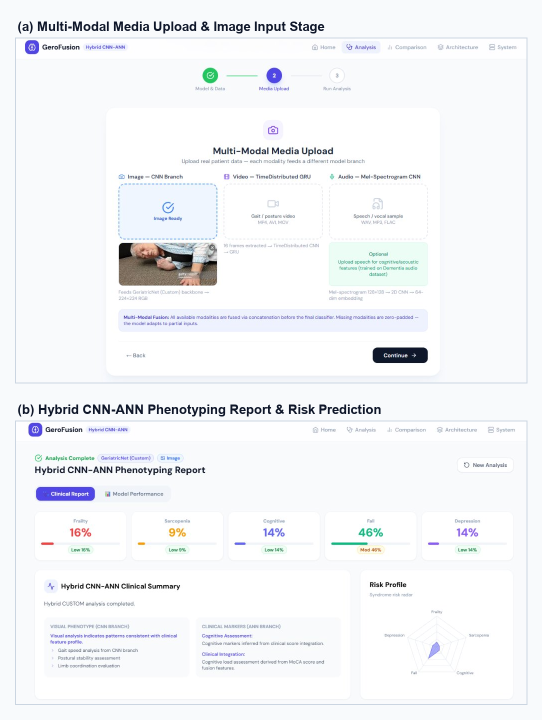
#> input picture output/report_figures/Figure_17_Image_Input_and_Prediction_Output_Stacked.png, 1084 x 1439 px, given in place of media_1794302806530_a050a2ec.jpg, which was not available (shown at 1/2 size)
$ python merge_fig17.py
#> lines starting #> are read from the running program, lines starting #| are printed output that depends on the picture
import os
from PIL import Image, ImageDraw, ImageFont

p1 = r'C:/Users/manis/.gemini/antigravity/brain/c8b79036-5d21-4dbb-a11a-70ffad0dbf5e/.user_uploaded/media_1794302806530_a050a2ec.jpg'
p2 = r'C:/Users/manis/.gemini/antigravity/brain/c8b79036-5d21-4dbb-a11a-70ffad0dbf5e/.user_uploaded/media_1794302816035_7e2db494.jpg'

im1 = Image.open(p1).convert('RGB')
#> im1 is the input picture: PIL image 1084x1439 RGB; mean R, G, B 243.2, 244.7, 247.1
im2 = Image.open(p2).convert('RGB')
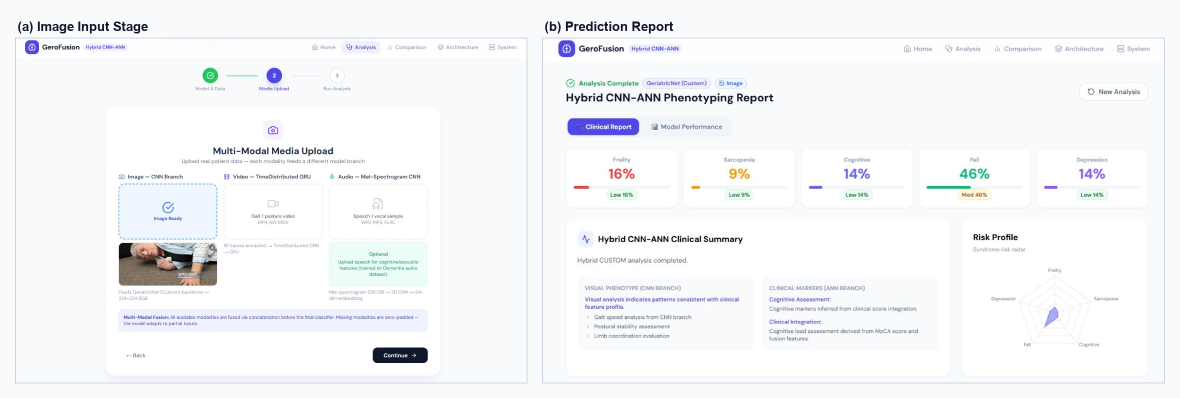
#> input picture output/report_figures/Figure_17_Image_Input_and_Prediction_Output_SideBySide.png, 2359 x 796 px, given in place of media_1794302816035_7e2db494.jpg, which was not available (shown at 1/2 size)
#> im2 is the input picture: PIL image 2359x796 RGB; mean R, G, B 244.6, 245.9, 248.3

# Try to load Arial or default font
font_large = None
font_sub = None
try:
    font_large = ImageFont.truetype("arialbd.ttf", 26)
    font_sub = ImageFont.truetype("arial.ttf", 20)
except:
    font_large = ImageFont.load_default()
    font_sub = ImageFont.load_default()

# -------------------------------------------------------------------------
# 1. STACKED COMPOSITE (Top / Bottom) - Highly Recommended for Journals
# -------------------------------------------------------------------------
padding = 30
header_h = 45
w = 1024
total_w = w + (padding * 2)
total_h = padding + header_h + im1.height + padding + header_h + im2.height + padding
#> total_h = 2415

stacked = Image.new('RGB', (total_w, total_h), color=(248, 250, 252)) # #f8fafc slate bg
draw_s = ImageDraw.Draw(stacked)

# Draw Panel (a)
y_a = padding
draw_s.text((padding + 5, y_a + 8), "(a) Multi-Modal Media Upload & Image Input Stage", font=font_large, fill=(15, 23, 42))
stacked.paste(im1, (padding, y_a + header_h))
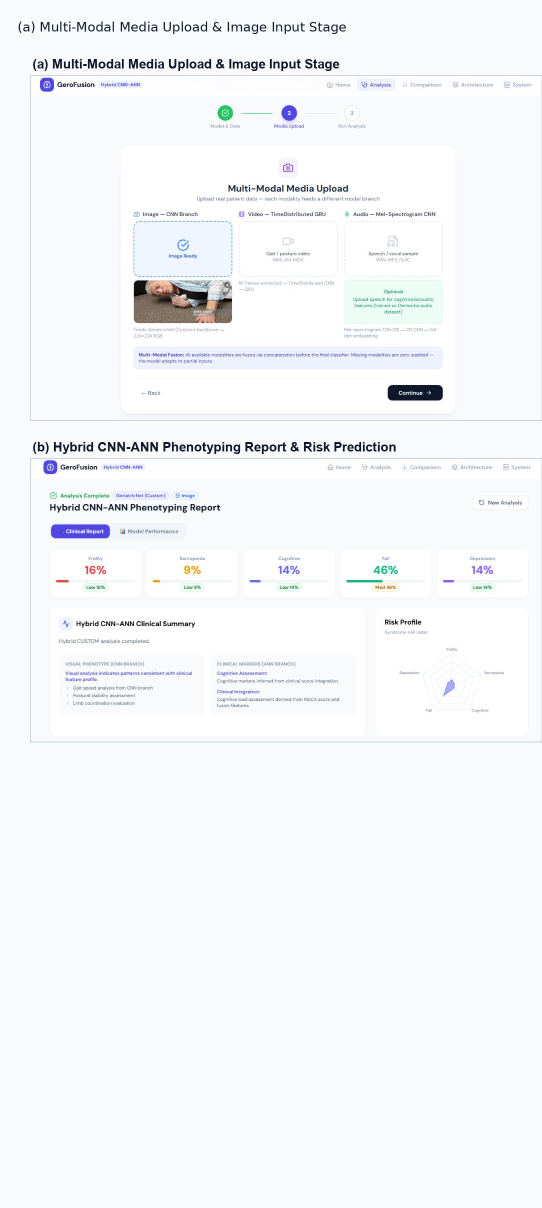
#> stacked: PIL image 1084x2415 RGB (shown at 1/2 size); mean R, G, B 244.9, 246.5, 248.8
# Add subtle border around image
draw_s.rectangle([padding, y_a + header_h, padding + w, y_a + header_h + im1.height], outline=(203, 213, 225), width=2)

# Draw Panel (b)
y_b = y_a + header_h + im1.height + padding
#> y_b = 1544
draw_s.text((padding + 5, y_b + 8), "(b) Hybrid CNN-ANN Phenotyping Report & Risk Prediction", font=font_large, fill=(15, 23, 42))
stacked.paste(im2, (padding, y_b + header_h))
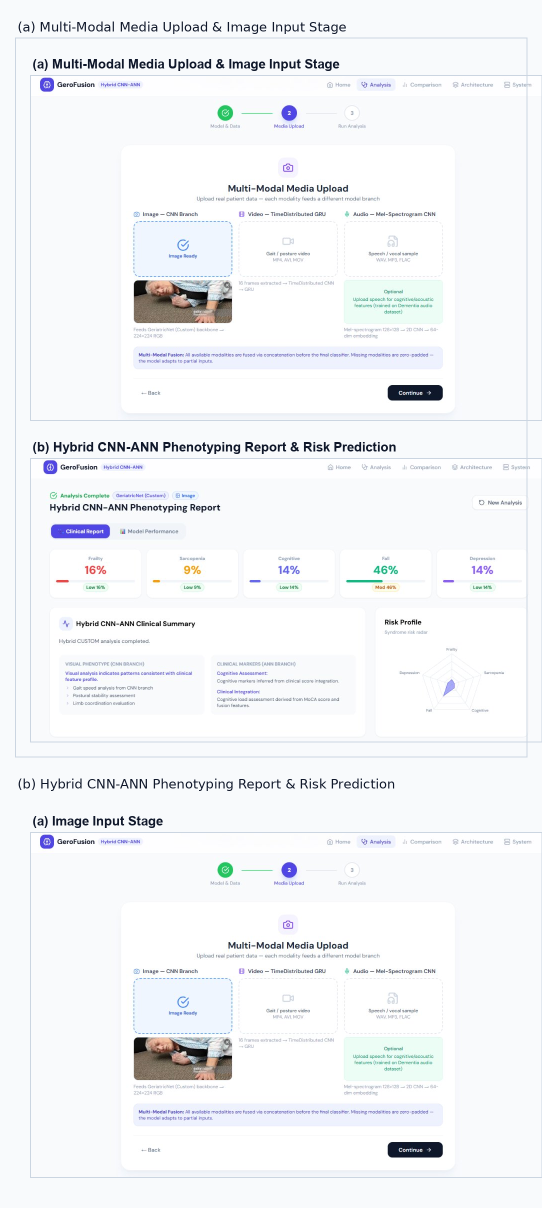
#> stacked: PIL image 1084x2415 RGB (shown at 1/2 size); mean R, G, B 242.8, 244.3, 246.7
draw_s.rectangle([padding, y_b + header_h, padding + w, y_b + header_h + im2.height], outline=(203, 213, 225), width=2)

out_stacked_path = "output/report_figures/Figure_17_Image_Input_and_Prediction_Output_Stacked.png"
stacked.save(out_stacked_path, dpi=(300, 300))
stacked.save("Figure_17_Image_Input_and_Prediction_Output.png", dpi=(300, 300))
print(f"Saved stacked composite: {out_stacked_path}")

# -------------------------------------------------------------------------
# 2. SIDE-BY-SIDE COMPOSITE (Horizontal)
# -------------------------------------------------------------------------
# Standardize heights to 691 px (matching im1)
target_h = 691
# Resize im2 keeping aspect ratio or letterbox
im2_scaled = im2.resize((int(im2.width * (target_h / im2.height)), target_h), Image.Resampling.LANCZOS)

side_w = padding + im1.width + padding + im2_scaled.width + padding
#> side_w = 3221
side_h = padding + header_h + target_h + padding

side_by_side = Image.new('RGB', (side_w, side_h), color=(248, 250, 252))
draw_side = ImageDraw.Draw(side_by_side)

# Left panel (a)
draw_side.text((padding + 5, padding + 8), "(a) Image Input Stage", font=font_large, fill=(15, 23, 42))
side_by_side.paste(im1, (padding, padding + header_h))
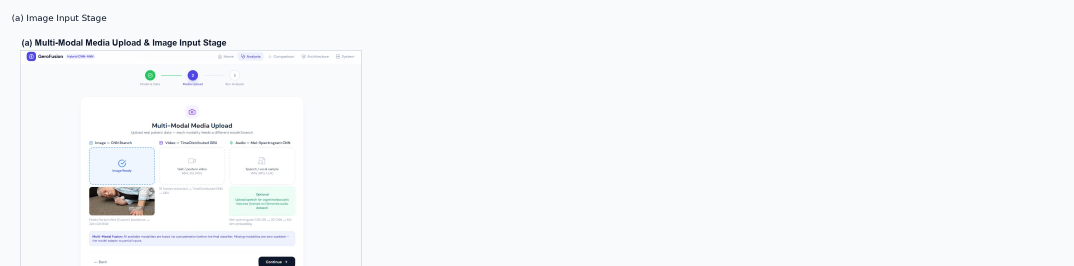
#> side_by_side: PIL image 3221x796 RGB (shown at 1/3 size); mean R, G, B 246.1, 247.9, 250
draw_side.rectangle([padding, padding + header_h, padding + im1.width, padding + header_h + im1.height], outline=(203, 213, 225), width=2)

# Right panel (b)
x_b = padding + im1.width + padding
#> x_b = 1144
draw_side.text((x_b + 5, padding + 8), "(b) Prediction Report", font=font_large, fill=(15, 23, 42))
side_by_side.paste(im2_scaled, (x_b, padding + header_h))
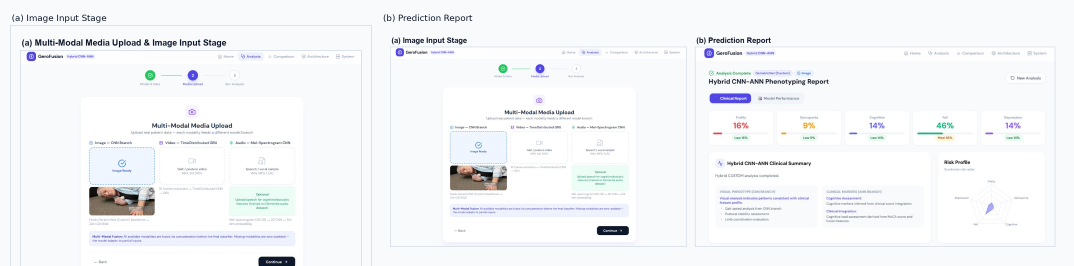
#> side_by_side: PIL image 3221x796 RGB (shown at 1/3 size); mean R, G, B 243.9, 245.4, 247.8
draw_side.rectangle([x_b, padding + header_h, x_b + im2_scaled.width, padding + header_h + im2_scaled.height], outline=(203, 213, 225), width=2)

out_side_path = "output/report_figures/Figure_17_Image_Input_and_Prediction_Output_SideBySide.png"
side_by_side.save(out_side_path, dpi=(300, 300))
print(f"Saved side-by-side composite: {out_side_path}")
